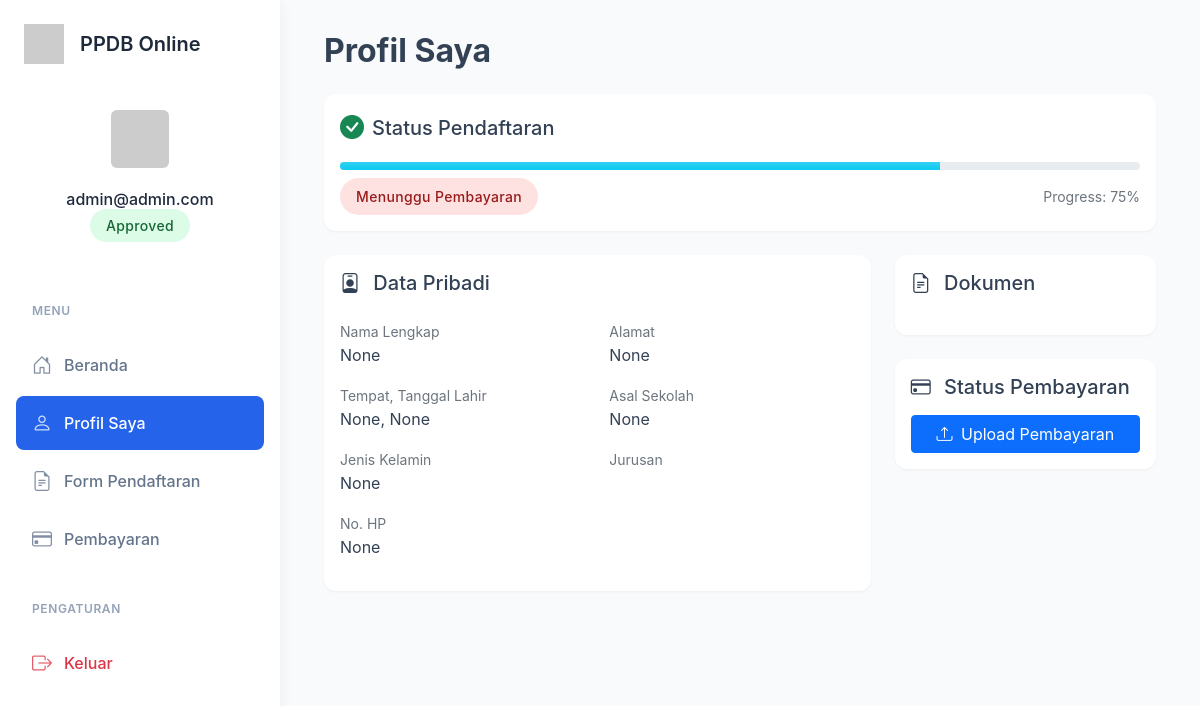
The page /profile (signed in) on the database as committed earlier.
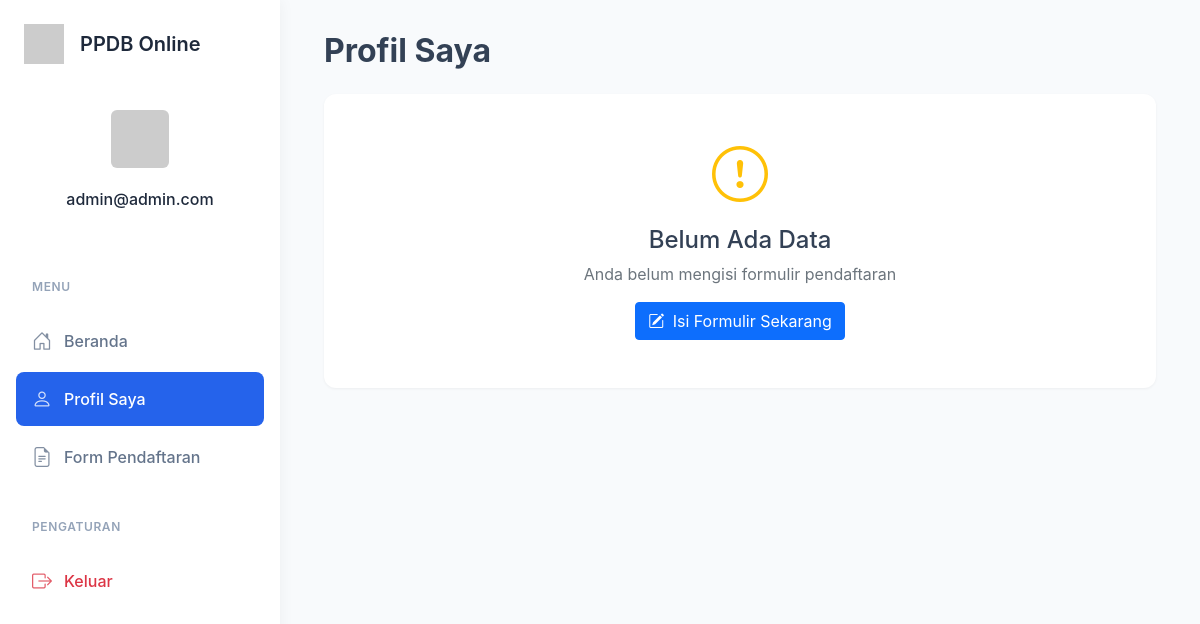
The same page on the database as committed later.
### app copy.py (models this page shows, shortened)
class User(db.Model):
    __tablename__ = 'users'  # Explicitly define table name
    id = db.Column(db.Integer, primary_key=True)
    username = db.Column(db.String(100), unique=True, nullable=False)
    password = db.Column(db.String(200), nullable=False)
    is_admin = db.Column(db.Boolean, default=False)
    is_verified = db.Column(db.Boolean, default=False)  # Add this attribute
    formulir = db.relationship('Formulir', back_populates='user')  # Add this relationship

class Formulir(db.Model):
    id = db.Column(db.Integer, primary_key=True)
    user_id = db.Column(db.Integer, db.ForeignKey('users.id'), nullable=False)  # Correct table name
    user = db.relationship('User', back_populates='formulir')
    nama_lengkap = db.Column(db.String(100))
    tempat_lahir = db.Column(db.String(100))
    tanggal_lahir = db.Column(db.String(100))
    jenis_kelamin = db.Column(db.String(20))
    alamat = db.Column(db.String(200))
    asal_sekolah = db.Column(db.String(200))
    no_hp = db.Column(db.String(20))
    foto_path = db.Column(db.String(200))
    ijazah_path = db.Column(db.String(200))
    pembayaran_path = db.Column(db.String(200))
    verifikasi_status = db.Column(db.String(20), default='belum')

### app copy.py (the view)
    def wrapper(*args, **kwargs):
        if 'user_id' not in session:
            flash('Anda perlu masuk terlebih dahulu.')
            return redirect(url_for('login'))
        return f(*args, **kwargs)

### app copy.py (called while the page is built)
def login_required(f):
    def wrapper(*args, **kwargs):
        if 'user_id' not in session:
            flash('Anda perlu masuk terlebih dahulu.')
            return redirect(url_for('login'))
        return f(*args, **kwargs)
    wrapper.__name__ = f.__name__
    return wrapper

@app.before_request
def make_session_permanent():
    session.permanent = True

@app.route('/profile')
@login_required
def profile():
    user = User.query.get(session['user_id'])
    formulir = Formulir.query.filter_by(user_id=user.id).first()
    return render_template('profile.html', user=user, formulir=formulir)

@app.context_processor
def utility_processor():
    def get_current_user():
        if 'user_id' in session:
            return User.query.get(session['user_id'])
        return None
    def get_user_formulir():
        if 'user_id' in session:
            return Formulir.query.filter_by(user_id=session['user_id']).first()
        return None
    return dict(get_current_user=get_current_user, get_user_formulir=get_user_formulir)

### templates/profile.html (shortened to what this page needs)
{% extends "base.html" %}
{% block content %}
<div class="row">
    <div class="col-12 mb-4">
        <h2 class="fw-bold mb-4">Profil Saya</h2>
        {% if formulir %}
        <div class="card mb-4">
            <div class="card-body">
                <div class="d-flex align-items-center mb-3">
                    <i class="bi bi-check-circle-fill fs-4 me-2 {% if formulir.verifikasi_status == 'approved' %}text-success{% elif formulir.verifikasi_status == 'pending' %}text-warning{% else %}text-danger{% endif %}"></i>
                    <h5 class="mb-0">Status Pendaftaran</h5>
                </div>
                {% set progress = 100 if formulir.verifikasi_status == 'approved' and formulir.pembayaran_status == 'approved'
                            else 75 if formulir.verifikasi_status == 'approved'
                            else 50 if formulir.verifikasi_status == 'pending'
                            else 25 if formulir.verifikasi_status == 'rejected'
                            else 0 %}
                <div class="progress rounded-pill mb-2" style="height: 15px;">
                    <div class="progress-bar bg-gradient {{ 'bg-success' if formulir.verifikasi_status == 'approved' and formulir.pembayaran_status == 'approved'
                                        else 'bg-info' if formulir.verifikasi_status == 'approved'
                                        else 'bg-warning' if formulir.verifikasi_status == 'pending'
                                        else 'bg-danger' }}"
                         role="progressbar"
                         style="width: {{ progress }}%">
                    </div>
                </div>
                <div class="d-flex justify-content-between align-items-center">
                    <span class="status-badge {{ 'status-approved' if formulir.verifikasi_status == 'approved' and formulir.pembayaran_status == 'approved'
                                    else 'status-pending' if formulir.verifikasi_status == 'pending'
                                    else 'status-rejected' }}">
                        {{ "Selesai" if formulir.verifikasi_status == 'approved' and formulir.pembayaran_status == 'approved'
                           else "Menunggu Pembayaran" if formulir.verifikasi_status == 'approved'
                           else formulir.verifikasi_status|title }}
                    </span>
                    <small class="text-muted">Progress: {{ progress }}%</small>
                </div>
            </div>
        </div>
        <div class="row">
            <div class="col-md-8">
                <div class="card mb-4">
                    <div class="card-body">
                        <h5 class="card-title mb-4">
                            <i class="bi bi-person-badge me-2"></i>
                            Data Pribadi
                        </h5>
                        <div class="row g-4">
                            <div class="col-md-6">
                                <div class="mb-3">
                                    <label class="text-muted small">Nama Lengkap</label>
                                    <p class="mb-0 fw-medium">{{ formulir.nama_lengkap }}</p>
                                </div>
                                <div class="mb-3">
                                    <label class="text-muted small">Tempat, Tanggal Lahir</label>
                                    <p class="mb-0 fw-medium">{{ formulir.tempat_lahir }}, {{ formulir.tanggal_lahir }}</p>
                                </div>
                                <div class="mb-3">
                                    <label class="text-muted small">Jenis Kelamin</label>
                                    <p class="mb-0 fw-medium">{{ formulir.jenis_kelamin }}</p>
                                </div>
                                <div class="mb-3">
                                    <label class="text-muted small">No. HP</label>
                                    <p class="mb-0 fw-medium">{{ formulir.no_hp }}</p>
                                </div>
                            </div>
                            <div class="col-md-6">
                                <div class="mb-3">
                                    <label class="text-muted small">Alamat</label>
                                    <p class="mb-0 fw-medium">{{ formulir.alamat }}</p>
                                </div>
                                <div class="mb-3">
                                    <label class="text-muted small">Asal Sekolah</label>
                                    <p class="mb-0 fw-medium">{{ formulir.asal_sekolah }}</p>
                                </div>
                                <div class="mb-3">
                                    <label class="text-muted small">Jurusan</label>
                                </div>
                            </div>
                        </div>
                    </div>
                </div>
            </div>
            <div class="col-md-4">
                <div class="card mb-4">
                    <div class="card-body">
                        <h5 class="card-title mb-4">
                            <i class="bi bi-file-earmark-text me-2"></i>
                            Dokumen
                        </h5>
                    </div>
                </div>
                {% if formulir.verifikasi_status == 'approved' %}
                <div class="card">
                    <div class="card-body">
                        <h5 class="card-title mb-3">
                            <i class="bi bi-credit-card me-2"></i>
                            Status Pembayaran
                        </h5>
                        {% if formulir.pembayaran_status == 'approved' %}
                            <div class="status-badge status-approved w-100 text-center">Pembayaran Diterima</div>
                        {% elif formulir.pembayaran_status == 'pending' %}
                            <div class="status-badge status-pending w-100 text-center">Menunggu Verifikasi</div>
                        {% elif formulir.pembayaran_status == 'rejected' %}
                            <div class="status-badge status-rejected w-100 text-center mb-3">Pembayaran Ditolak</div>
                            <a href="{{ url_for('pembayaran') }}" class="btn btn-primary w-100">
                                <i class="bi bi-upload me-1"></i>
                                Upload Ulang Pembayaran
                            </a>
                        {% else %}
                            <a href="{{ url_for('pembayaran') }}" class="btn btn-primary w-100">
                                <i class="bi bi-upload me-1"></i>
                                Upload Pembayaran
                            </a>
                        {% endif %}
                    </div>
                </div>
                {% endif %}
            </div>
        </div>
        {% else %}
        <div class="card">
            <div class="card-body text-center py-5">
                <i class="bi bi-exclamation-circle text-warning display-4"></i>
                <h4 class="mt-3">Belum Ada Data</h4>
                <p class="text-muted">Anda belum mengisi formulir pendaftaran</p>
                <a href="{{ url_for('verifikasi') }}" class="btn btn-primary">
                    <i class="bi bi-pencil-square me-1"></i>
                    Isi Formulir Sekarang
                </a>
            </div>
        </div>
        {% endif %}
    </div>
</div>
{% endblock %}

### templates/base.html (shortened to what this page needs)
<!DOCTYPE html>
<html>
<head>
  <link href="https://cdn.jsdelivr.net/npm/bootstrap@5.1.3/dist/css/bootstrap.min.css" rel="stylesheet">
  <link rel="stylesheet" href="https://cdn.jsdelivr.net/npm/bootstrap-icons@1.8.1/font/bootstrap-icons.css">
</head>
<body>
  <div class="wrapper">
    <nav class="sidebar">
      <div class="sidebar-header">
        <div class="sidebar-brand">
          <img src="https://ui-avatars.com/api/?name=PPDB&background=2563eb&color=fff" alt="Logo">
          <h4>PPDB Online</h4>
        </div>
        {% if session.user_id %}
        <div class="sidebar-user">
          {% set user = get_current_user() %}
          <img src="https://ui-avatars.com/api/?name={{ user.username }}&background=random" alt="Profile">
          <h6 class="mt-3 mb-1">{{ user.username }}</h6>
          {% set formulir = get_user_formulir() %}
          {% if formulir %}
          <span class="status-badge
                    {% if formulir.verifikasi_status == 'approved' %}status-approved
                    {% elif formulir.verifikasi_status == 'pending' %}status-pending
                    {% else %}status-rejected{% endif %}">
            {{ formulir.verifikasi_status|title }}
          </span>
          {% endif %}
        </div>
        {% endif %}
      </div>
      <div class="sidebar-menu">
        <div class="nav-section">
          <div class="nav-section-title">Menu</div>
          <div class="nav flex-column">
            {% if not session.user_id %}
            <a href="{{ url_for('index') }}" class="nav-link {{ 'active' if request.endpoint == 'index' }}">
              <i class="bi bi-house-door"></i>
              <span>Beranda</span>
            </a>
            <a href="{{ url_for('login') }}" class="nav-link {{ 'active' if request.endpoint == 'login' }}">
              <i class="bi bi-box-arrow-in-right"></i>
              <span>Login</span>
            </a>
            <a href="{{ url_for('register') }}" class="nav-link {{ 'active' if request.endpoint == 'register' }}">
              <i class="bi bi-person-plus"></i>
              <span>Daftar</span>
            </a>
            {% else %}
            <a href="{{ url_for('index') }}" class="nav-link {{ 'active' if request.endpoint == 'index' }}">
              <i class="bi bi-house-door"></i>
              <span>Beranda</span>
            </a>
            <a href="{{ url_for('profile') }}" class="nav-link {{ 'active' if request.endpoint == 'profile' }}">
              <i class="bi bi-person"></i>
              <span>Profil Saya</span>
            </a>
            <a href="{{ url_for('verifikasi') }}" class="nav-link {{ 'active' if request.endpoint == 'verifikasi' }}">
              <i class="bi bi-file-earmark-text"></i>
              <span>Form Pendaftaran</span>
            </a>
            {% set formulir = get_user_formulir() %}
            {% if formulir and formulir.verifikasi_status == 'approved' %}
            <a href="{{ url_for('pembayaran') }}" class="nav-link {{ 'active' if request.endpoint == 'pembayaran' }}">
              <i class="bi bi-credit-card"></i>
              <span>Pembayaran</span>
            </a>
            {% endif %}
            <div class="nav-section-title mt-4">Pengaturan</div>
            <a href="{{ url_for('logout') }}" class="nav-link text-danger">
              <i class="bi bi-box-arrow-right"></i>
              <span>Keluar</span>
            </a>
            {% endif %}
          </div>
        </div>
      </div>
    </nav>
    <div class="content">
      <div class="container-fluid">
        {% block content %}{% endblock %}
      </div>
    </div>
  </div>
</body>
</html>

### templates/base.html (style rules this page uses)
:root { --primary-color: #2563eb; --secondary-color: #3b82f6; --sidebar-width: 280px; }
body { font-family: 'Inter', system-ui, -apple-system, sans-serif; background: #f8fafc; color: #334155; }
.wrapper { display: flex; min-height: 100vh; }
.sidebar { width: var(--sidebar-width); background: #ffffff; color: #1e293b; position: fixed; height: 100vh; display: flex; flex-direction: column; transition: all 0.3s; box-shadow: 0 0 15px rgba(0, 0, 0, 0.05); z-index: 1000; }
.sidebar-header { padding: 1.5rem; background: rgba(255, 255, 255, 0.05); border-bottom: 1px solid rgba(255, 255, 255, 0.1); flex-shrink: 0; }
.sidebar-brand { display: flex; align-items: center; margin-bottom: 1.5rem; }
.sidebar-brand img { width: 40px; height: 40px; margin-right: 1rem; }
.sidebar-brand h4 { color: #1e293b; margin: 0; font-size: 1.25rem; font-weight: 600; }
.sidebar-user { text-align: center; padding: 1rem 0; }
.sidebar-user img { width: 70px; height: 70px; border-radius: 12px; border: 3px solid rgba(255, 255, 255, 0.1); padding: 3px; }
.sidebar-menu { padding: 1rem; flex-grow: 1; overflow-y: auto; overflow-x: hidden; }
.nav-section { margin-bottom: 1rem; }
.nav-section-title { color: #94a3b8; font-size: 0.75rem; font-weight: 600; text-transform: uppercase; letter-spacing: 0.05em; padding: 0.5rem 1rem; margin-bottom: 0.5rem; }
.nav-link { color: #64748b; padding: 0.75rem 1rem; border-radius: 8px; margin: 0.125rem 0; font-weight: 500; transition: all 0.2s; display: flex; align-items: center; }
.nav-link.active { color: white; background: var(--primary-color); }
.nav-link i { font-size: 1.25rem; margin-right: 0.75rem; opacity: 0.8; }
.content { margin-left: var(--sidebar-width); padding: 2rem; width: calc(100% - var(--sidebar-width)); }
.card { border: none; border-radius: 12px; box-shadow: 0 1px 3px rgba(0, 0, 0, 0.05); transition: transform 0.2s, box-shadow 0.2s; }

Rows that differ between the two databases and show on the page:
removed Formulir: verifikasi_status "Approved", verifikasi_status "Menunggu Pembayaran", nama_lengkap "None", tempat_lahir "None", tanggal_lahir "None", jenis_kelamin "None", no_hp "None", alamat "None", asal_sekolah "None"
Other text that changed with them:
{{ progress }}: "75" → (not shown)
text no longer shown: "Pembayaran Status Pendaftaran Progress: % Data Pribadi Nama Lengkap Tempat, Tanggal Lahir , Jenis Kelamin No. HP Alamat Asal Sekolah Jurusan Dokumen Status Pembayaran Upload Pembayaran"
text now shown: "Belum Ada Data Anda belum mengisi formulir pendaftaran Isi Formulir Sekarang"
